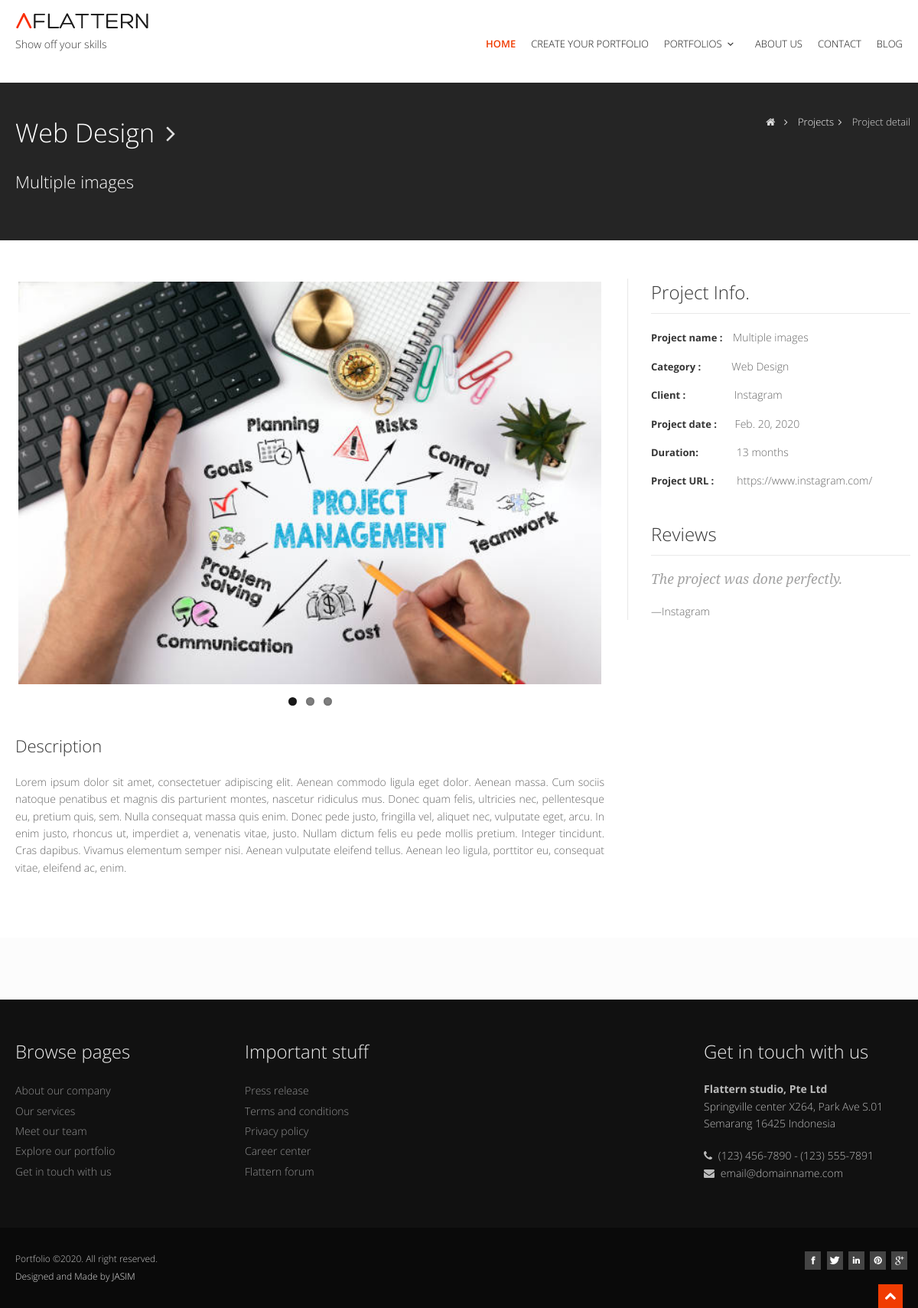
Screenshot of /project/6/ with the database file from the repository.
### jasim/models.py (models this page shows, shortened)
class Project(models.Model):
    added_by = models.ForeignKey(
        MyUser, on_delete=models.CASCADE, null=True, related_name="projects")
    category = models.ForeignKey(
        Category, on_delete=models.CASCADE, null=True, related_name='categories')
    title = models.CharField(max_length=100)
    description = models.TextField()
    created_on = models.DateField()
    duration = models.CharField(max_length=100)
    client_website = models.CharField(max_length=100)
    client_name = models.CharField(max_length=100)
    client_email = models.CharField(max_length=100)
    project_url = models.CharField(max_length=100)
    class Meta:
        ordering = ['-created_on']

class Category(models.Model):
    name = models.CharField(max_length=100)
    class Meta:
        verbose_name_plural = 'Categories'
    def __str__(self):
        return self.name

class Screenshot(models.Model):
    project = models.ForeignKey(
        Project, on_delete=models.CASCADE, related_name='images')
    photos = models.ImageField(null=True, upload_to='screenshots')

### jasim/views.py (the view)
# urls.py: path('project/<int:pk>/', views.ProjectDetail.as_view(), name='detail'),
class ProjectDetail(DetailView):
    model = Project
    template_name = 'project-detail.html'

### jasim/templates/project-detail.html (shortened to what this page needs)
{% extends 'base.html' %}
{% load static %}
{% block content %}
    <section id="inner-headline">
      <div class="container">
        <div class="row">
          <div class="span4">
            <div class="inner-heading">
              <ul class="breadcrumb">
                <li><h3><a href="#">{{project.category}}</a><i class="icon-angle-right"></i></h3></li>
                <li class="active"><h6 style="color:#ffffff;">{{project.title}}</h6></li>
              </ul>
            </div>
          </div>
          <div class="span8">
            <ul class="breadcrumb">
              <li><a href="#"><i class="icon-home"></i></a><i class="icon-angle-right"></i></li>
              <li><a href="{% url 'project' %}">Projects</a><i class="icon-angle-right"></i></li>
              <li class="active">Project detail</li>
            </ul>
          </div>
        </div>
      </div>
    </section>
    <section id="content">
      <div class="container">
        <div class="row">
          <div class="span8">
            <article>
              <div class="top-wrapper">
                <div class="flexslider">
                  <ul class="slides">
                    {% for image in project.images.all %}
                    <li>
                      <img src="{{image.photos.url}}" alt="" />
                    </li>
                    {% endfor %}
                  </ul>
                </div>
              </div>
              <h6>Description</h6>
              <p style="text-align: justify;">
                {{project.description}}
              </p>
            </article>
          </div>
          <div class="span4">
            <aside class="right-sidebar">
              <div class="widget">
                <h5 class="widgetheading">Project Info.</h5>
                <ul class="folio-detail">
                  <li><label style="margin-right:10px;">Project name :</label> {{project.title}}</li>
                  <li><label style="margin-right:40px;">Category :</label>{{project.category}}</li>
                  <li><label style="margin-right:60px;">Client :</label> {{project.client_name}}</li>
                  <li><label style="margin-right:20px;">Project date :</label> {{project.created_on}}</li>
                  <li><label style="margin-right:50px;">Duration:</label>{{project.duration}}</li>
                  <li><label style="margin-right:30px;">Project URL :</label><a href="{{project.project_url}}" target="_blank">{{project.project_url}}</a></li>
                </ul>
              </div>
              <div class="widget">
                <h5 class="widgetheading">Reviews</h5>
                <blockquote>
                  <p>The project was done perfectly.</p>
                  </blockquote>
                  <p>—{{project.client_name}}</p>
              </div>
            </aside>
          </div>
        </div>
      </div>
    </section>
{% endblock %}

### jasim/static/css/flexslider.css (style rules this page uses)
.slides, .flex-control-nav, .flex-direction-nav { margin: 0; padding: 0; list-style: none; }
.flexslider { margin: 0; padding: 0; }
.flexslider .slides > li { display: none; -webkit-backface-visibility: hidden; }
.flexslider .slides img { width: 100%; display: block; }
.slides:after { content: "."; display: block; clear: both; visibility: hidden; line-height: 0; height: 0; }
.flexslider { margin: 0 0 60px; background: #fff; border: 4px solid #fff; position: relative; -webkit-border-radius: 0; -moz-border-radius: 0; -o-border-radius: 0; border-radius: 0; box-shadow: none; -webkit-box-shadow: none; -moz-box-shadow: none; -o-box-shadow: none; zoom: 1; }
.flexslider .slides { zoom: 1; }

### jasim/static/css/style.css (style rules this page uses)
body { font-family: 'Open Sans', Arial, sans-serif; font-size: 14px; font-weight: 300; line-height: 1.6em; color: #656565; }
.container { padding: 0 20px 0 20px; position: relative; }
.row, .row-fluid { margin-bottom: 30px; }
.slides { margin: 0; overflow: hidden; }
.slides li { list-style-type: none; }
#content { position: relative; background: #fff; padding: 50px 0 0 0; }
#content img { max-width: 100%; height: auto; }
#inner-headline { background: #252525; position: relative; margin: 0; padding: 0; color: #fefefe; }
#inner-headline ul.breadcrumb { margin: 30px 0 0; float: right; }
#inner-headline ul.breadcrumb li { margin-bottom: 0; padding-bottom: 0; }
#inner-headline ul.breadcrumb li { font-size: 13px; color: #ddd; }
#inner-headline ul.breadcrumb li i { color: #dedede; }
#inner-headline ul.breadcrumb li a { color: #fff; }
.top-wrapper { margin-bottom: 20px; }
blockquote { font-size: 16px; font-weight: 400; font-family: 'Noto Serif', serif; font-style: italic; padding-left: 0; color: #a2a2a2; line-height: 1.6em; border: none; }
.widgetheading { width: 100%; padding: 0; }
aside .widgetheading { position: relative; border-bottom: #e9e9e9 1px solid; padding-bottom: 9px; }
article { float: left; width: 100%; margin-bottom: 40px; }
aside { position: relative; margin-bottom: 40px; }
.right-sidebar { border-left: 1px solid #e9e9e9; padding: 0 0 0 30px; -webkit-box-shadow: inset 1px 0 0 0 rgba(0, 0, 0, .01); box-shadow: inset 1px 0 0 0 rgba(0, 0, 0, .01); }
aside .widget { margin-bottom: 40px; }
ul.cat, ul.recent, ul.folio-detail, ul.contact-info { margin: 0; padding: 0; list-style: none; }
ul.cat li, ul.recent li, ul.folio-detail li, ul.contact-info li { margin: 0 0 15px 0; list-style: none; }
ul.cat li a, ul.folio-detail li a { color: #656565; }
ul.folio-detail li label { display: inline; cursor: default; color: #353535; font-weight: bold; }

### jasim/static/skins/default.css (style rules this page uses)
a, a:hover,a:focus,a:active, footer a.text-link:hover, strike, footer ul.link-list li a:hover, .post-meta span a:hover, footer a.text-link, ul.meta-post li a:hover, ul.cat li a:hover, ul.recent li h6 a:hover, ul.portfolio-categ li.active a, ul.portfolio-categ li.active a:hover, ul.portfolio-categ li a:hover,ul.related-post li h4 a:hover, span.highlight,article .post-heading h3 a:hover, .navbar .nav > .active > a,.navbar .nav > .active > a:hover,.navbar .nav > li > a:hover,.navbar .nav > li > a:focus,.navbar .nav > .active > a:focus, .validation { color:#F03C02; }

### jasim/static/css/overwrite.css (style rules this page uses)
h1, h2, h3, h4, h5, h6 { font-family: 'Open Sans', sans-serif; color:#353535; font-weight:300; line-height:1.5em; margin-top:0; }
h3 { font-size:34px; margin-bottom:22px; }
h5 { font-size:24px; margin-bottom:20px; }
h6 { font-size:22px; margin-bottom:20px; }
.widget h4,.widget h5 { font-weight:300; margin-bottom:20px; }
blockquote { margin: 0 0 20px; }
label, input, button, select, textarea { font-size: 13px; font-weight: normal; }
label { font-weight: bold; color:#353535; }
ul, ol { padding: 0; margin: 0 0 10px 25px; }
li { line-height: 1.6em; }
.breadcrumb { float:left; padding:10px 0 10px 0; margin:0; list-style: none; background: none; -webkit-border-radius: 0; -moz-border-radius: 0; border-radius: 0; }
.breadcrumb > li { display: inline-block; *display: inline; text-shadow: none; font-size:12px; *zoom: 1; margin:0; }
.breadcrumb > .active { color: #797979; }

### rows the page displays
Project: category "Web Design", title "Multiple images", description "Lorem ipsum dolor sit amet, consectetuer adipiscing elit. Aenean commodo ligula eget dolor. Aenean massa. Cum sociis natoque penatibus et magnis dis parturient montes, nascetur ridiculus mus. Donec quam felis, ultricies nec, pellentesque eu, pretium quis, sem. Nulla consequat massa quis enim. Donec pede justo, fringilla vel, aliquet nec, vulputate eget, arcu. In enim justo, rhoncus ut, imperdiet a, venenatis vitae, justo. Nullam dictum felis eu pede mollis pretium. Integer tincidunt. Cras dapibus. Vivamus elementum semper nisi. Aenean vulputate eleifend tellus. Aenean leo ligula, porttitor eu, consequat vitae, eleifend ac, enim.", client_name "Instagram", created_on "Feb. 20, 2020", duration "13 months", project_url "https://www.instagram.com/"
Screenshot: photos (picture)
